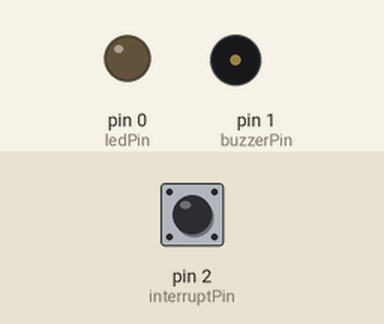
A sketch run on a simulated Arduino Uno, built with avr-gcc and run on an emulated ATmega328P. Parts: output pins drawn as LEDs (lit = HIGH), buzzer (waves = sounding). Inputs (shaded band) come from the test bench; at power-on: pin 2 (interruptPin) HIGH. Sleep ends after the set time or at an interrupt.

Above: at 1.2 s.
1.3 s: pin 2 (interruptPin) pulled LOW for 0.15 s
At 2.6 s:
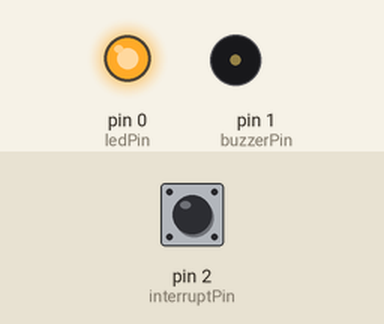
4.4 s: pin 2 (interruptPin) pulled LOW for 1 s
At 6.9 s:
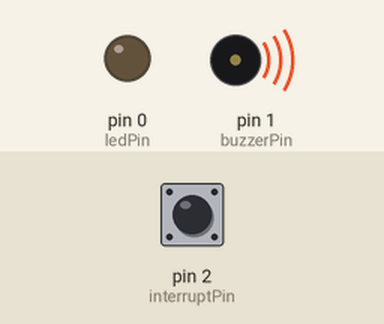
8.4 s: pin 2 (interruptPin) pulled LOW for 3.2 s
At 14.4 s:
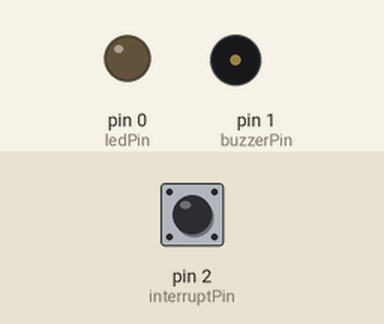
Timing chart, 0 to 15.9 s (numbered marks = the images above; inputs shaded):
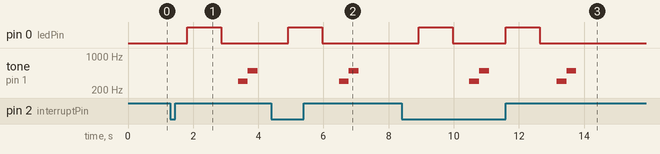

The sketch:

buzzFadeDemo.ino
```cpp
/**
 * Demo sketch course material
 * Shrink your microcontroller project using Arduino ISP
 * Bjoern-Anders Hind, October 2019
 */

#include <avr/sleep.h>  // This AVR library contains the methods that control the sleep modes

#define interruptPin 2  // Pin we will use to wake up the microcontroller (ATtiny: Pin 2  /  Arduino: Pin 2)
#define ledPin 0        // LED pin (ATtiny: Pin 0  / Arduino: Pin 5)
#define buzzerPin 1     // Buzzer pin (ATtiny: Pin 1 / Arduino: Pin 6)

void setup() {
  pinMode(interruptPin, INPUT_PULLUP);  // Set pin to input using the built in pullup resistor
  pinMode(ledPin, OUTPUT);              // Set ledPin to output
  pinMode(buzzerPin, OUTPUT);           // Set buzzerPin to output
}

void loop() {
  goToSleep();          // Put controller to sleep, loop() stops

  // The controller woke up

  fadeNTimes(1);        // Fade the led n times

  // Start buzz sequence
  tone(buzzerPin, 300); // Low frequenzy
  delay(300);
  tone(buzzerPin, 500); // Hight frequenzy
  delay(300);
  noTone(buzzerPin);    // Turn off buzzer
  // End buzz sequence
}

// Puts the controller to sleep
void goToSleep(){
  sleep_enable();                       // Enabling sleep mode
  attachInterrupt(digitalPinToInterrupt(interruptPin), wakeUp, LOW);      // Attaching an interrupt to the pin
  set_sleep_mode(SLEEP_MODE_PWR_DOWN);  // Setting the sleep mode
  sleep_cpu();                          // Activating sleep mode. Sleeps until interrupted
}

// Wakes up the controller whenever interrupted
void wakeUp() {
  sleep_disable();    // Disable sleep mode
  detachInterrupt(digitalPinToInterrupt(interruptPin)); // Removes the interrupt
}

// Run fade() n times
void fadeNTimes(int n) {
  for (int i = 0; i < n; i++) { fade(); }
}

// Fades LED on ledPin
void fade() {
    // Fade in from min to max in increments of 5 points:
  for(int fadeValue = 0; fadeValue <= 255; fadeValue +=5) {
    // Sets the value (range from 0 to 255):
    analogWrite(ledPin, fadeValue);
    // Wait to see the dimming effect
    delay(20);
  }

  // Fade out from max to min in increments of 5 points:
  for(int fadeValue = 255; fadeValue >= 0; fadeValue -=5) {
    // Sets the value (range from 0 to 255):
    analogWrite(ledPin, fadeValue);
    // Wait to see the dimming effect
    delay(20);
  }

}
```

Measured:
- after the input at 1.3 s, pin 0 (ledPin): LOW → HIGH after 0.52 s, → LOW 1.0 s later; tone on pin 1 (buzzerPin): silent → 300 Hz after 2.1 s, → 500 Hz 0.30 s later, → silent 0.30 s later
- after the input at 4.4 s, pin 0 (ledPin): LOW → HIGH after 0.52 s, → LOW 1.0 s later; tone on pin 1 (buzzerPin): silent → 300 Hz after 2.1 s, → 500 Hz 0.30 s later, → silent 0.30 s later
- after the input at 8.4 s, pin 0 (ledPin): alternates HIGH for 1.0 s and LOW for 1.6 s, 4 changes in all, then stays LOW, starting after 0.52 s; tone on pin 1 (buzzerPin): plays 300 Hz for 0.30 s, 500 Hz for 0.30 s, 300 Hz for 0.30 s, 500 Hz for 0.30 s, starting after 2.1 s
